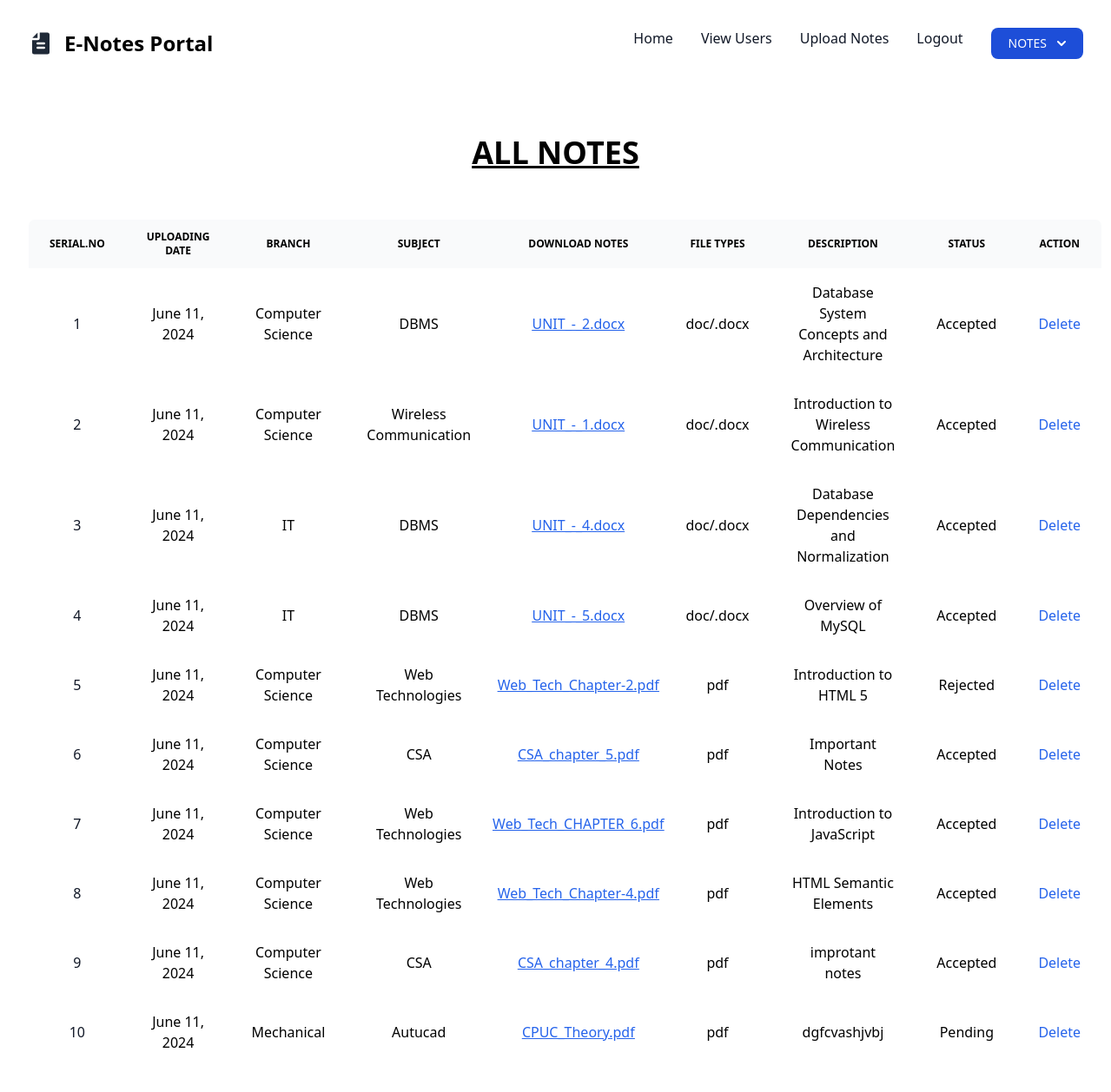
Page /view_allnotes (signed in) on the committed database.
### NOTES/models.py (models this page shows, shortened)
class UploadedNotes(models.Model):
    user = models.ForeignKey(User,on_delete=models.CASCADE)
    uploadingdate = models.DateField(auto_now_add=True)
    branch = models.CharField(max_length=100)
    subject = models.CharField(max_length=100)
    notesfile = models.FileField()
    filetype = models.CharField(max_length=50)
    description = models.TextField()
    status = models.CharField(max_length=20)

### NOTES/views.py (the view)
# urls.py: path('view_allnotes', views.view_allnotes,name='view_allnotes'),
def view_allnotes(request):
    if not request.user.is_authenticated:
        return redirect('adminlogin')
    notes = UploadedNotes.objects.all()
    d = {'notes': notes}
    return render(request,'view_allnotes.html',d)

### NOTES/templates/view_allnotes.html
{% include  "admin_nav.html" %}
{% load static tailwind_tags %}
{% block body %}
{% tailwind_css %}
<div class="p-6">
<h2 class="text-4xl font-bold dark:text-gray-900 text-center"><U>ALL NOTES</U></h2>
</div>
<div class="p-8 overflow-auto relative">
    <table class="w-full border-collapse border outline outline-1 outline-gray-400 overflow-hidden text-center rounded-lg">
        <thead class="text-xs text-gray-700 uppercase bg-gray-50 dark:bg-gray-700 dark:text-gray-400">
            <tr>
                <th scope="col" class="px-6 py-3">
                    Serial.No
                </th>
                <th scope="col" class="px-6 py-3">
                    Uploading Date
                </th>
                <th scope="col" class="px-6 py-3">
                    Branch
                </th>
                <th scope="col" class="px-6 py-3">
                    Subject
                </th>
                <th scope="col" class="px-6 py-3">
                    Download Notes
                </th>
                <th scope="col" class="px-6 py-3">
                    File Types
                </th>
                <th scope="col" class="px-6 py-3">
                    Description
                </th>
                <th scope="col" class="px-6 py-3">
                    Status
                </th>
                <th scope="col" class="px-6 py-3">
                    Action
                </th>
            </tr>
        </thead>
        {% for i in notes %}
        <tbody>
            <tr class="odd:bg-white odd:dark:bg-gray-900 even:bg-gray-50 even:dark:bg-gray-800 border-b dark:border-gray-900">
                <th scope="row" class="px-6 py-4 font-medium text-gray-900 whitespace-nowrap dark:text-gray-900">
                    {{forloop.counter}}
                </th>
                <td class="px-6 py-4">
                    {{i.uploadingdate}}
                </td>
                <td class="px-6 py-4">
                    {{i.branch}}
                </td>
                <td class="px-6 py-4">
                    {{i.subject}}
                </td>
                <td class="font-medium text-blue-600 dark:text-blue-500 hover:underline">
                    <u><a href="{{i.notesfile.url}}" download>
                    {{i.notesfile}}</u></a>
                </td>
                <td class="px-6 py-4">
                    {{i.filetype}}
                </td>
                <td class="px-6 py-4">
                    {{i.description}}
                </td>
                <td class="px-6 py-4">
                    {{i.status}}
                </td>
                <td class="px-6 py-4">
                    <a href="{% url 'delete_usernotes' i.id %}" onclick="return confirm('Are you sure ?')" class="font-medium text-blue-600 dark:text-blue-500 hover:underline">Delete</a>
                </td>
            </tr>
        </tbody>
            {% endfor %}
    </table>
</div>
{% endblock body%}

### rows in the picture
UploadedNotes: uploadingdate "June 11, 2024", branch "Computer Science", subject "DBMS", notesfile "UNIT_-_2.docx", filetype "doc/.docx", description "Database System Concepts and Architecture", status "Accepted"
UploadedNotes: uploadingdate "June 11, 2024", branch "Computer Science", subject "Wireless Communication", notesfile "UNIT_-_1.docx", filetype "doc/.docx", description "Introduction to Wireless Communication", status "Accepted"
UploadedNotes: uploadingdate "June 11, 2024", branch "IT", subject "DBMS", notesfile "UNIT_-_4.docx", filetype "doc/.docx", description "Database Dependencies and Normalization", status "Accepted"
UploadedNotes: uploadingdate "June 11, 2024", branch "IT", subject "DBMS", notesfile "UNIT_-_5.docx", filetype "doc/.docx", description "Overview of MySQL", status "Accepted"
UploadedNotes: uploadingdate "June 11, 2024", branch "Computer Science", subject "Web Technologies", notesfile "Web_Tech_Chapter-2.pdf", filetype "pdf", description "Introduction to HTML 5", status "Rejected"
UploadedNotes: uploadingdate "June 11, 2024", branch "Computer Science", subject "CSA", notesfile "CSA_chapter_5.pdf", filetype "pdf", description "Important Notes", status "Accepted"
UploadedNotes: uploadingdate "June 11, 2024", branch "Computer Science", subject "Web Technologies", notesfile "Web_Tech_CHAPTER_6.pdf", filetype "pdf", description "Introduction to JavaScript", status "Accepted"
UploadedNotes: uploadingdate "June 11, 2024", branch "Computer Science", subject "Web Technologies", notesfile "Web_Tech_Chapter-4.pdf", filetype "pdf", description "HTML Semantic Elements", status "Accepted"
UploadedNotes: uploadingdate "June 11, 2024", branch "Computer Science", subject "CSA", notesfile "CSA_chapter_4.pdf", filetype "pdf", description "improtant notes", status "Accepted"
UploadedNotes: uploadingdate "June 11, 2024", branch "Mechanical", subject "Autucad", notesfile "CPUC_Theory.pdf", filetype "pdf", description "dgfcvashjvbj", status "Pending"
